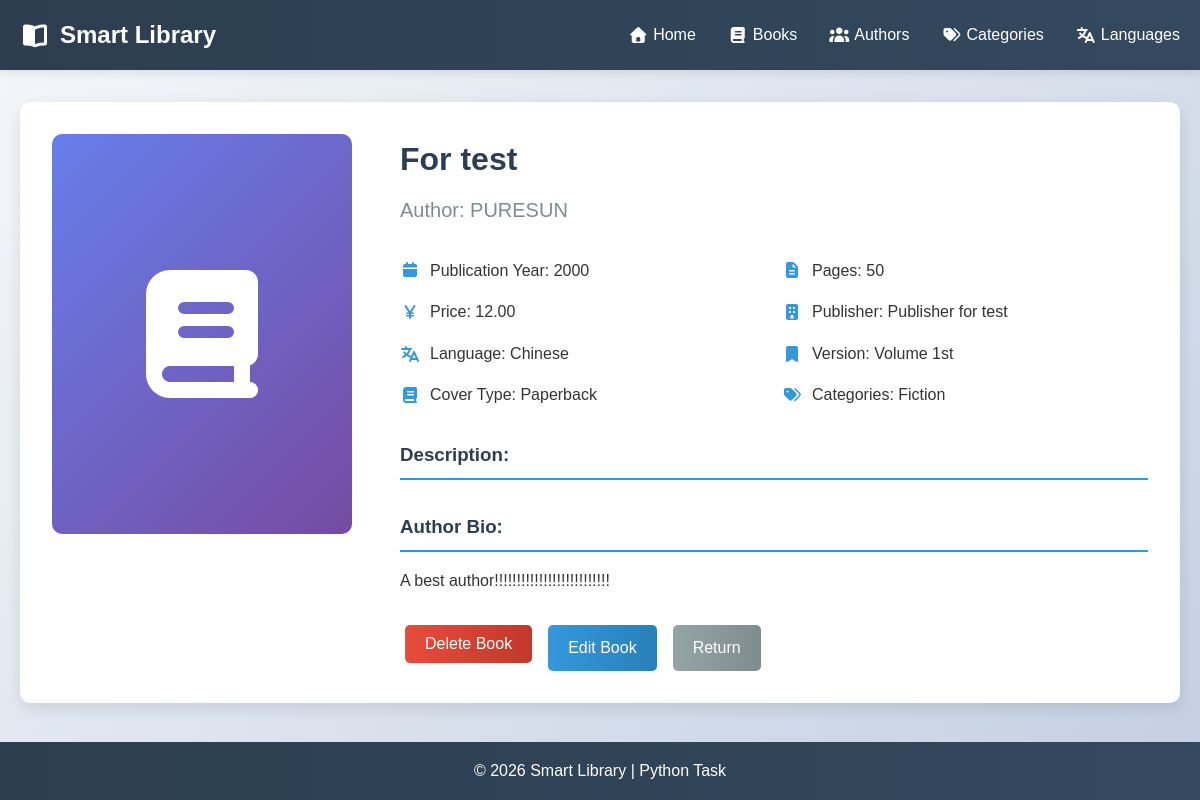
/book/4, run on the app's committed database.
### models.py (models this page shows, shortened)
class Book(db.Model):
    id = db.Column(db.Integer, primary_key=True)
    title = db.Column(db.String(200), nullable=False)
    publish_year = db.Column(db.Integer)
    publisher = db.Column(db.String(256))
    edition = db.Column(db.String(50))
    pages = db.Column(db.Integer)
    price = db.Column(db.Float)
    description = db.Column(db.Text)
    added_date = db.Column(db.DateTime, default=datetime.utcnow)
    author_id = db.Column(db.Integer, db.ForeignKey('author.id'), nullable=False)
    category_id = db.Column(db.Integer, db.ForeignKey('category.id'), nullable=False)
    category = db.relationship('Category', backref='books', lazy=True)
    language_id = db.Column(db.Integer, db.ForeignKey('language.id'), nullable=False)
    cover_type_id = db.Column(db.Integer, db.ForeignKey('cover_type.id'), nullable=False)

class Author(db.Model):
    id = db.Column(db.Integer, primary_key=True)
    name = db.Column(db.String(100), nullable=False)
    birth_date = db.Column(db.Date)
    nationality_id = db.Column(db.Integer, db.ForeignKey('language.id'), nullable=False)
    is_alive = db.Column(db.Boolean, default=True)
    biography = db.Column(db.Text)
    books = db.relationship('Book', backref='author', lazy=True)

class Language(db.Model):
    id = db.Column(db.Integer, primary_key=True)
    name = db.Column(db.String(50), nullable=False, unique=True)
    description = db.Column(db.String(200))
    books = db.relationship('Book', backref='language', lazy=True)
    authors = db.relationship('Author', backref='nationality', lazy=True)

class CoverType(db.Model):
    id = db.Column(db.Integer, primary_key=True)
    name = db.Column(db.String(50), nullable=False, unique=True)
    books = db.relationship('Book', backref='cover_type', lazy=True)

class Category(db.Model):
    id = db.Column(db.Integer, primary_key=True)
    name = db.Column(db.String(50), nullable=False, unique=True)
    description = db.Column(db.String(200))

### app.py (the view)
@app.route('/book/<int:book_id>')
def book_detail(book_id):
    book = Book.query.get_or_404(book_id)
    return render_template('book_detail.html', book=book)

### templates/book_detail.html (shortened to what this page needs)
{% extends "base.html" %}
{% block content %}
<div class="book-detail-container">
    <div class="book-cover-large">
        <i class="fas fa-book"></i>
    </div>
    <div class="book-details">
        <h1>{{ book.title }}</h1>
        <p class="author">Author: {{ book.author.name }}</p>
        <div class="book-meta">
            <div class="meta-item">
                <i class="fas fa-calendar"></i>
                <span>Publication Year: {{ book.publish_year }}</span>
            </div>
            <div class="meta-item">
                <i class="fas fa-file-alt"></i>
                <span>Pages: {{ book.pages }}</span>
            </div>
            <div class="meta-item">
                <i class="fas fa-yen-sign"></i>
                <span>Price: {{ "%.2f"|format(book.price) }}</span>
            </div>
            <div class="meta-item">
                <i class="fas fa-building"></i>
                <span>Publisher: {{ book.publisher }}</span>
            </div>
            <div class="meta-item">
                <i class="fas fa-language"></i>
                <span>Language: {{ book.language.name }}</span>
            </div>
            <div class="meta-item">
                <i class="fas fa-bookmark"></i>
                <span>Version: {{ book.edition }}</span>
            </div>
            <div class="meta-item">
                <i class="fas fa-book"></i>
                <span>Cover Type: {{ book.cover_type.name }}</span>
            </div>
            <div class="meta-item">
                <i class="fas fa-tags"></i>
                <span>Categories: {{ book.category.name }}</span>
            </div>
        </div>
        <div class="description">
            <h3>Description:</h3>
        </div>
        <div class="author-bio">
            <h3>Author Bio:</h3>
            <p>{{ book.author.biography }}</p>
        </div>
        <div class="action-buttons">
            <form action="{{ url_for('delete_book', book_id=book.id) }}" method="POST" class="inline-form"
                onsubmit="return confirm('Delete this book?');">
                <button type="submit" class="btn btn-danger">Delete Book</button>
            </form>
            <a href="{{ url_for('edit_book', book_id=book.id) }}" class="btn btn-primary">Edit Book</a>
            <a href="javascript:history.back()" class="btn btn-secondary">Return</a>
        </div>
    </div>
</div>
{% endblock %}

### static/css/style.css (style rules this page uses)
* { margin: 0; padding: 0; box-sizing: border-box; }
body { font-family: 'Noto Sans SC', sans-serif; line-height: 1.6; color: #333; background: linear-gradient(135deg, #f5f7fa 0%, #c3cfe2 100%); min-height: 100vh; }
.btn { display: inline-block; padding: 10px 20px; border: none; border-radius: 5px; text-decoration: none; font-weight: 500; cursor: pointer; transition: all 0.3s ease; font-family: inherit; font-size: 1rem; }
.btn-primary { background: linear-gradient(90deg, #3498db 0%, #2980b9 100%); color: white; }
.btn-secondary { background: linear-gradient(90deg, #95a5a6 0%, #7f8c8d 100%); color: white; }
.btn-danger { background: linear-gradient(90deg, #e74c3c 0%, #c0392b 100%); color: white; }
.inline-form { display: inline; margin-left: 5px; }
.book-detail-container { display: grid; grid-template-columns: 300px 1fr; gap: 3rem; background: white; margin-top: 2rem; padding: 2rem; border-radius: 10px; box-shadow: 0 5px 15px rgba(0, 0, 0, 0.1); }
.book-cover-large { background: linear-gradient(135deg, #667eea 0%, #764ba2 100%); height: 400px; display: flex; align-items: center; justify-content: center; color: white; font-size: 8rem; border-radius: 10px; }
.book-details h1 { color: #2c3e50; margin-bottom: 0.5rem; }
.book-details .author { color: #7f8c8d; font-size: 1.25rem; margin-bottom: 2rem; }
.book-meta { display: grid; grid-template-columns: repeat(2, 1fr); gap: 1rem; margin-bottom: 2rem; }
.meta-item { display: flex; align-items: center; gap: 10px; }
.meta-item i { color: #3498db; width: 20px; }
.description, .author-bio { margin-bottom: 2rem; }
.description h3, .author-bio h3 { color: #2c3e50; margin-bottom: 1rem; border-bottom: 2px solid #3498db; padding-bottom: 0.5rem; }
.action-buttons { display: flex; gap: 1rem; }

### data on the page
Book: title "For test", publish_year "2000", pages "50", price "12.00", publisher "Publisher for test", edition "Volume 1st"
Author: author.name "PURESUN", author.biography "A best author!!!!!!!!!!!!!!!!!!!!!!!!!!"
Language: language.name "Chinese"
CoverType: cover_type.name "Paperback"
Category: category.name "Fiction"
